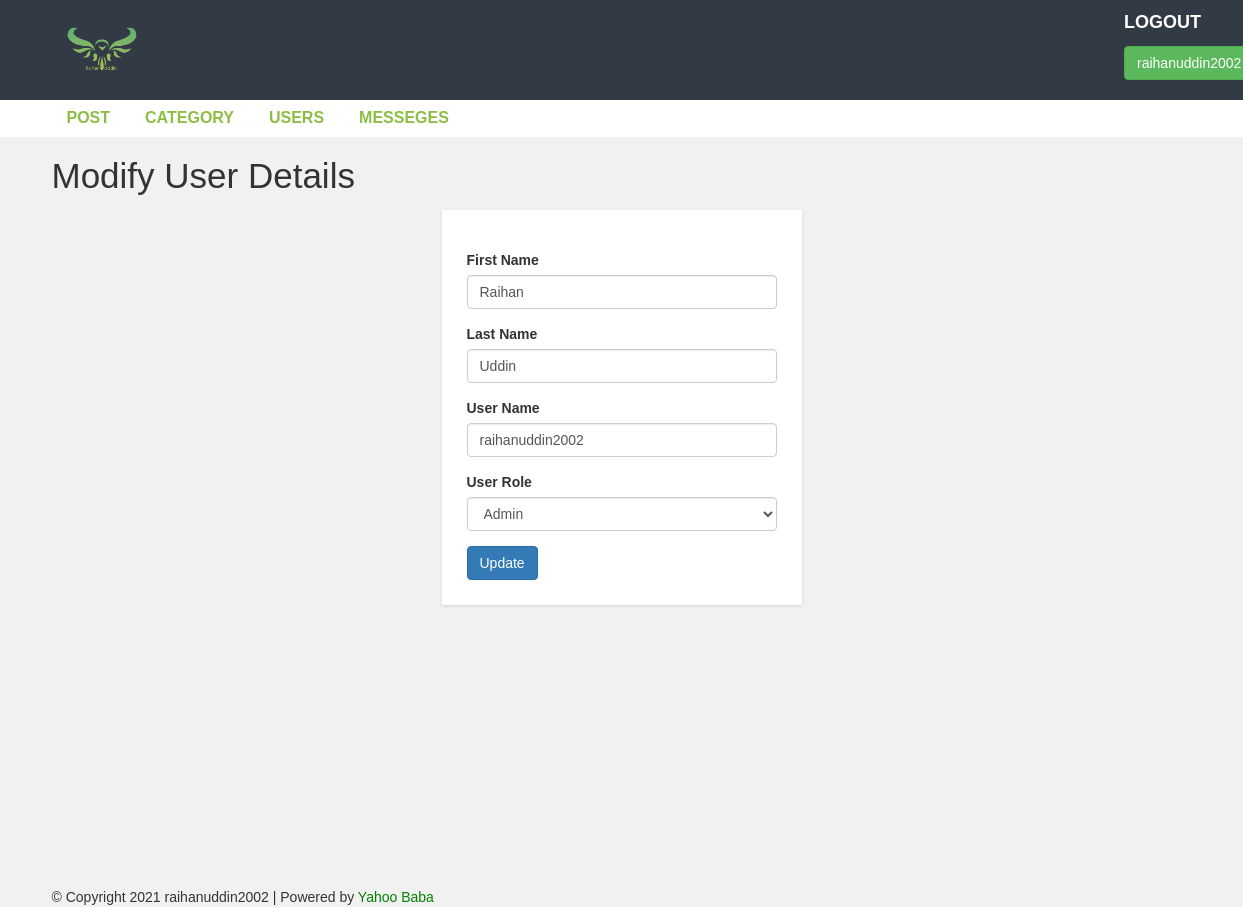
The page /admin/update-user.php?id=25 (signed in) on the database its author committed.
### tables this page shows
CREATE TABLE `user` (
  `user_id` int(10) UNSIGNED NOT NULL,
  `first_name` varchar(30) NOT NULL,
  `last_name` varchar(30) NOT NULL,
  `username` varchar(30) DEFAULT NULL,
  `password` varchar(40) DEFAULT NULL,
  `role` int(11) NOT NULL
);

### admin/update-user.php (the view, shortened to what this page needs)
<?php include "header.php";
?>
  <div id="admin-content">
      <div class="container">
          <div class="row">
              <div class="col-md-12">
                  <h1 class="admin-heading">Modify User Details</h1>
              </div>
              <div class="col-md-offset-4 col-md-4">
              <?php
                include 'config.php';
                $user_id= $_REQUEST['id'];
                $sql = "SELECT * FROM user WHERE user_id={$user_id}";
                $result= mysqli_query($connection,$sql) or die('Query Failed');
                if(mysqli_num_rows($result) > 0){
                    while($info = mysqli_fetch_assoc($result)){
              ?>
                  <form  action="" method ="POST">
                          <div class="form-group">
                          <label>First Name</label>
                          <input type="text" name="f_name" class="form-control" value="<?php echo $info['first_name']; ?>" placeholder="" required>
                      </div>
                      <div class="form-group">
                          <label>Last Name</label>
                          <input type="text" name="l_name" class="form-control" value="<?php echo $info['last_name']; ?>" placeholder="" required>
                      </div>
                      <div class="form-group">
                          <label>User Name</label>
                          <input type="text" name="user_name" class="form-control" value="<?php echo $info['username']; ?>" placeholder="" required>
                      </div>
                      <div class="form-group">
                          <label>User Role</label>
                          <select class="form-control" name="role" value="<?php echo $row['role'];?>">
                            <?php
                                if($info['role'] == 1){
                                    echo '<option value="1" selected>Admin</option>
                                        <option value="0">Normal</option>';
                                }else{
                                    echo '<option value="1">Admin</option>
                                        <option value="0" selected>Normal</option>';
                                }
                            ?>
                          </select>
                      </div>
                      <input type="submit" name="submit" class="btn btn-primary" value="Update" required />
                  </form>
                  <?php
                        }
                     }
                  ?>
              </div>
          </div>
      </div>
  </div>
<?php include "footer.php"; ?>

### css1/style.css (style rules this page uses)
body { background: #f1f1f1; font-family: sans-serif,arial,Helvetica; }
#admin-content { padding: 20px 0; min-height: 750px; }
#admin-content .admin-heading { font-size: 35px; margin: 0 0 15px; }
form { background: #fff; padding: 25px; box-shadow:0 1px 3px rgba(0, 0, 0, 0.13); }

### rows shown on the page
user: f_name "Raihan", l_name "Uddin", user_name "raihanuddin2002", role "Admin"

### other values the page prints
$_SESSION['username'] "raihanuddin2002"
